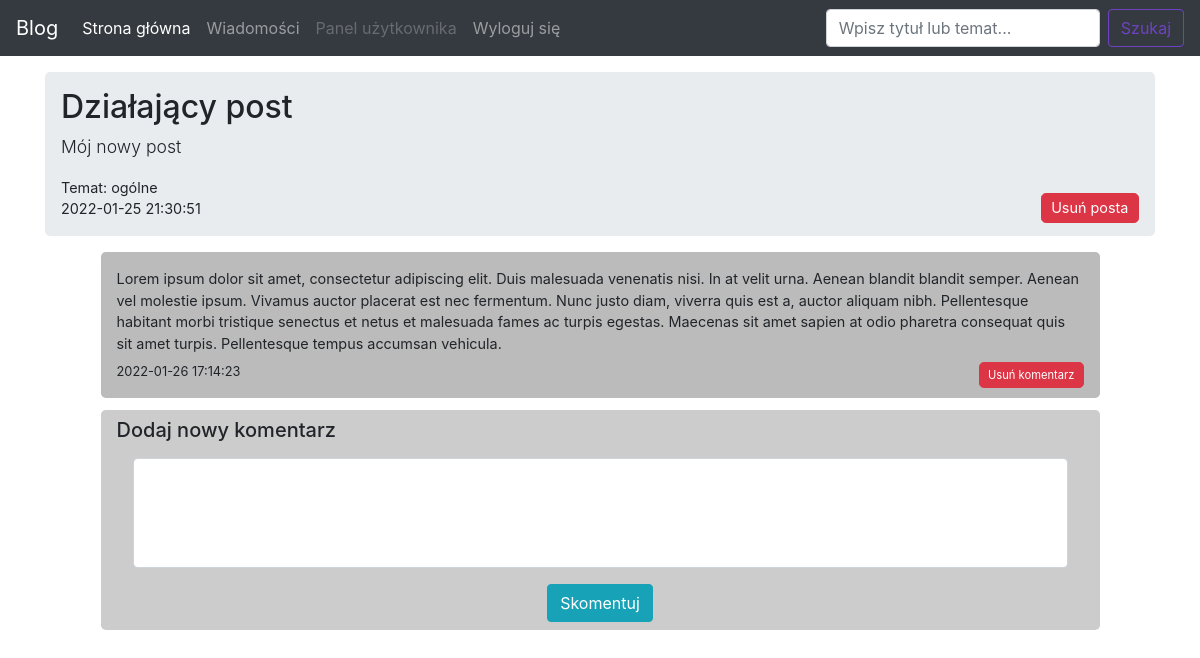
The app's page /Witryna/comments.php?idPost=27 (signed in), older data.
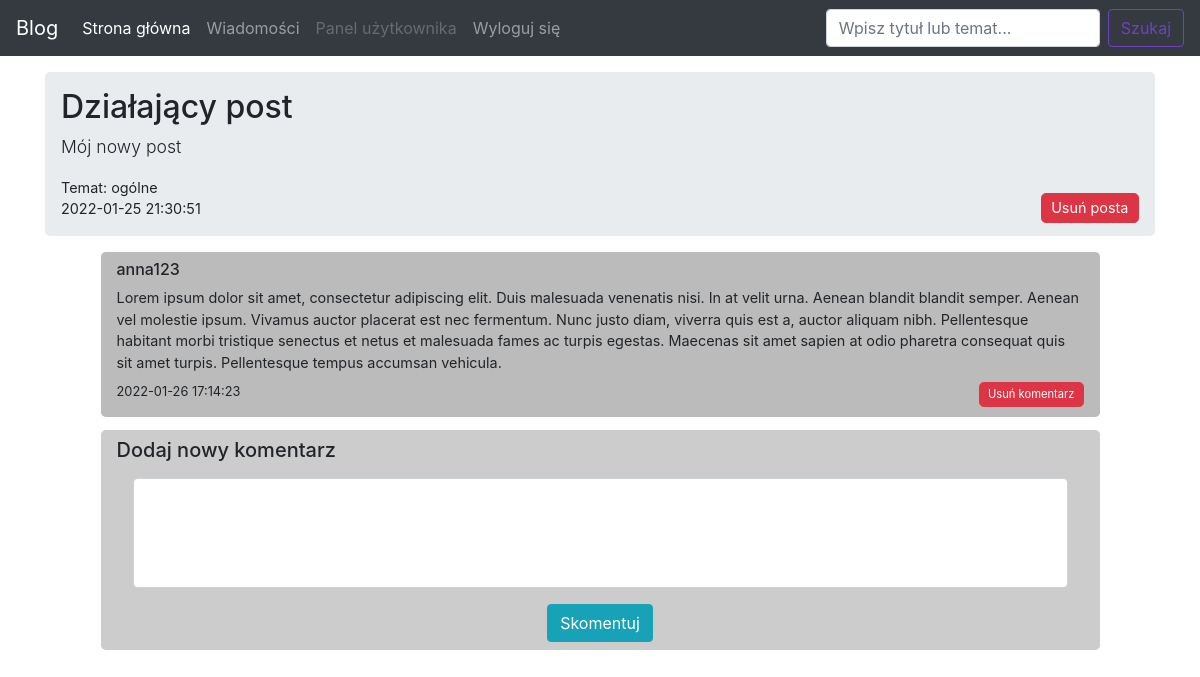
The same page, newer data.
### tables this page shows
CREATE TABLE `posty` (
  `idPost` int(11) NOT NULL,
  `tytul` varchar(200) NOT NULL,
  `data_utworzenia` timestamp NOT NULL DEFAULT current_timestamp() ON UPDATE current_timestamp(),
  `idUzytkownik` int(11) NOT NULL,
  `idTemat` int(11) NOT NULL
);

CREATE TABLE `trescpostow` (
  `idTrescPosta` int(11) NOT NULL,
  `tresc` text DEFAULT NULL,
  `idPost` int(11) NOT NULL
);

CREATE TABLE `tematy` (
  `idTemat` int(11) NOT NULL,
  `nazwa` varchar(60) NOT NULL
);

CREATE TABLE `komentarze` (
  `idKomentarz` int(11) NOT NULL,
  `data` timestamp NOT NULL DEFAULT current_timestamp() ON UPDATE current_timestamp(),
  `tresc` varchar(500) NOT NULL,
  `idUzytkownik` int(11) NOT NULL,
  `idPost` int(11) NOT NULL
);

CREATE TABLE `uzytkownicy` (
  `idUzytkownik` int(11) NOT NULL,
  `login` varchar(30) NOT NULL,
  `nazwa` varchar(30) NOT NULL,
  `uprawnienia` int(11) NOT NULL,
  `data_rejestracji` timestamp NOT NULL DEFAULT current_timestamp() ON UPDATE current_timestamp(),
  `plec` int(11) NOT NULL,
  `miejscowosc` varchar(60) NOT NULL
);

### Witryna/comments.php (the view, shortened to what this page needs)
<!DOCTYPE html>
<head>
	<link href="css/bootstrap.css" rel="stylesheet">
	<link href="css/comments.css" rel="stylesheet">
</head>
<body>
    <nav class="navbar navbar-expand-md navbar-dark fixed-top bg-dark">
      <a class="navbar-brand" href="">Blog</a>
      <div class="collapse navbar-collapse" id="navbarCollapse">
        <ul class="navbar-nav mr-auto">
          <li class="nav-item active">
            <a class="nav-link" href="./index.php">Strona główna <span class="sr-only">(current)</span></a>
          </li>
          <li class="nav-item">
            <a class="nav-link" href="./contacts.php">Wiadomości</a>
          </li>
          <li class="nav-item">
            <a class="nav-link disabled" href="./profile.php">Panel użytkownika</a>
          </li>
		  <li class="nav-item">
            <a class="nav-link" href="./destroy.php">Wyloguj się</a>
          </li>
        </ul>
        <form class="form-inline mt-2 mt-md-0">
          <input class="form-control mr-sm-2" type="text" placeholder="Wpisz tytuł lub temat..." aria-label="Search">
          <button class="btn btn-outline-success my-2 my-sm-0" type="submit">Szukaj</button>
        </form>
      </div>
    </nav>
    <main role="main" class="container">
		<?php
		require_once("config.php");
		$connect = new mysqli($dbhost, $dbusername, $dbpassword, $dbname);
		$result = $connect->query("select * from posty inner join tematy on tematy.idTemat=posty.idTemat where idPost='".$_GET['idPost']."'");
				if ($result->num_rows > 0) {
					while($row = $result->fetch_assoc()){
					?>
      <div class="jumbotron">
        <h2><?php echo $row['tytul'] ?></h2>
        <p class="lead">
		<?php
			$ress = $connect->query("select tresc from trescpostow where idPost = '".$row['idPost']."'");if ($ress->num_rows > 0) { $tresc = $ress->fetch_assoc();
			if(!is_null($tresc['tresc'])) {echo $tresc['tresc']; }}
		?>
		</p>
		<?php
			if($row['idUzytkownik']==$_SESSION["idUzytkownik"] || $_SESSION["uprawnienia"]==1){
				echo '<a class="btn-del btn btn-danger" style="float:right;" href="./deletePost.php?idPost=';
				echo $row['idPost'];
				echo '" role="button">Usuń posta</a>';
			}
		?>
		<div class="sidetext"> Temat: <?php echo $row["nazwa"];?> </div>
		<div class="sidetext"><?php echo $row['data_utworzenia']; ?></div>
		</div>
		<?php
					}
				}
		$idPost = $_GET['idPost'];
		$result = $connect->query("select * from komentarze k inner join uzytkownicy u on u.idUzytkownik=k.idUzytkownik where k.idPost='$idPost'");
		if ($result->num_rows > 0) {
			while($row = $result->fetch_assoc()){
				?>
				<div class="commentbox">
				<h6> <?php echo $row["nazwa"]; ?></h6>
				<div class="secondary"><?php echo $row["tresc"]; ?></div>
				<?php
				if($row['idUzytkownik']==$_SESSION["idUzytkownik"] || $_SESSION["uprawnienia"]==1){
					echo '<a class="btn-del-kom btn btn-danger" style="float:right;" href="./deleteComment.php?idKomentarz=';
					echo $row['idKomentarz'];
					echo '" role="button">Usuń komentarz</a>';
				}
				?>
				<div class="sidetext2"><?php echo $row["data"]; ?></div>
				</div>
				<?php
			}
		}
	?>
	  <div class="sp commentbox">
		<h5>Dodaj nowy komentarz</h5>
        <div class="secondary">
		<form class="form-horizontal" role="form" action="./addComment.php" method="post">
		<div class="form-group">
			<textarea id="form107" name="skomentuj" class="md-textarea form-control" rows="4"></textarea>
			</div>
		<div class='submit-btn'><button type="submit" class="btn btn-info">Skomentuj </button></div>
        </form>
		</div>
      </div>
    </main>
</body>
</html>

### Witryna/css/comments.css (style rules this page uses)
body { min-height: 75rem; padding-top: 4.5rem; }
.jumbotron { padding: 1rem 1rem; margin-bottom: 1rem; }
.lead { font-size: 1.1rem; font-weight: 300; }
.sidetext { font-size: 0.90rem; }
.commentbox { padding: 0.5rem 1rem; margin-bottom: 1rem; background-color:#BBBBBB; border-radius: 0.3rem; width:90%; margin: 0.8rem auto; }
.secondary { font-size: 0.90rem; }
.sidetext2 { padding: 0.5rem 0rem; font-size: 0.80rem; }
.form-horizontal { margin-top:1rem; }
.form-group { margin-left:1rem; margin-right:1rem; }
.submit-btn { margin: 0 auto; text-align:center; }
.sp { background-color:#CCCCCC; }
textarea { resize:none; }
.btn-del { margin-top:1rem; padding: 0.2rem 0.6rem; font-size: 0.9rem; border-radius: 0.3rem; float:clear; }
.btn-del-kom { margin-top:0.5rem; padding: 0.2rem 0.5rem; font-size: 0.7rem; border-radius: 0.3rem; float:clear; }

Row changes from the older to the newer data that the page shows:
changed through a linked row, komentarze: idUzytkownik.nazwa (not shown) → "anna123"
